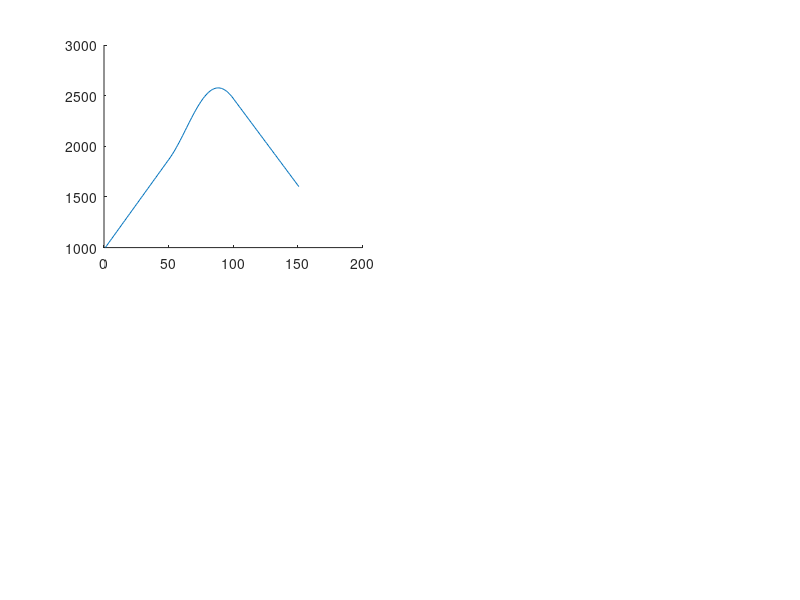

This chart was generated by the following MATLAB code: (Note: this script raises an error after producing the figure.)
clearvars; clc; 
close all;
%Loading the true data belonging to the target 
load("trueTarget.mat");

time_steps = length(trueTarget(1, :));
x_true = trueTarget(2, :);
y_true = trueTarget(3, :);

figure;
subplot(2,2,1);
plot(1:time_steps,x_true,LineWidth=1.5,Color="#A2142F");
title("True x-position of the Target vs. Time");
xlabel("k");
xticks(0:10:150);
ylabel("x position");
ylim([500,3000]);
legend("x position");
grid on;

subplot(2,2,3);
plot(1:time_steps,y_true,LineWidth=1.5,Color="#D95319");
title("True y-position of the Target vs. Time");

xlabel("k");
xticks(0:10:150);
ylabel("y position");
ylim([0,2500]);
grid on;
legend("y position");


subplot(2,2,[2,4]);
plot(x_true,y_true,LineWidth=1.5,Color="#77AC30");
title("True Target Trajectory");
ylabel("y position");
ylim([0,2500]);
xlabel("x-position");
xlim([500,3000]);
legend("True Target Trajectory");
grid on;

%sampling period
T=1;

% State transition matrix A
A = [eye(2),T*eye(2);
    zeros(2,2),eye(2)];

% Process Noise matrix B
B = [T^2/2*eye(2);
    T*eye(2)];

Q=eye(2);

noisy_measurements = zeros(2,time_steps);

sigma_x = 100;  % Standard deviation for x measurement noise 
mu_x = 0;       % Mean for x measurement noise 
sigma_y = 100;  % Standard deviation for y measurement noise 
mu_y = 0;       % Mean for y measurement noise 

R = diag([sigma_x^2,sigma_y^2]);

measurement_noise_mu = [mu_x; mu_y];

for k=1:time_steps
    noisy_measurements(:,k) = generate_measurements(trueTarget(2:3,k),measurement_noise_mu,R);
end

x_noisy = noisy_measurements(1,:);
y_noisy = noisy_measurements(2,:);

% Plot the True Trajectory and Noisy Measurements
figure;
plot(x_true, y_true, LineWidth=1.5, Color="#77AC30"); % True trajectory in green
hold on;
plot(x_noisy, y_noisy, 'r.'); % Noisy measurements in red dots
legend('True Trajectory', 'Noisy Measurements');
xlabel('x position');
ylabel('y position');
title('True Target Trajectory vs. Noisy Measurements');
grid on;

C = [eye(2),zeros(2)];
H = eye(2);

% Initial state mean
x0_bar = [1000; 1000; 0; 0];

% Initial state covariance P0
P0 = diag([100^2, 100^2, 10^2, 10^2]);

x0 = mvnrnd(x0_bar,P0)';

%Implement Kalman Filter
for k=1:time_steps
    if k==1
       estimated_states = zeros(4,time_steps);
       predicted_states = zeros(4,time_steps);
       predicted_measurements = zeros(2,time_steps);
       prev_state = x0_bar;
       estimated_covariance = P0;
    else
        prev_state = estimated_states(:,k-1);
    end
        prev_covariance = estimated_covariance;
        [predicted_state,predicted_covariance,predicted_measurement] = KF_prediction_update(prev_state,prev_covariance,A,B,C,Q);
        predicted_states(:,k) = predicted_state;
        predicted_measurements(:,k) = predicted_measurement;
        actual_measurement = noisy_measurements(:,k);
        [estimated_state,estimated_covariance] = KF_measurement_update(predicted_state,predicted_covariance,predicted_measurement,actual_measurement,C,H,R);
        estimated_states(:,k) = estimated_state;
end

figure;

plot(x_true,y_true,LineWidth=1.5,Color="#77AC30");
hold on;
plot(estimated_states(1,:),estimated_states(2,:),LineWidth=1.5,Color="#D95319")
title("True Target Trajectory vs. Conventional Kalman Filter");
ylabel("y position");
ylim([0,2500]);
xlabel("x-position");
xlim([500,3000]);
legend("True Target Trajectory","Conventional Kalman Filter");
grid on;

estimation_error = sqrt((x_true-estimated_states(1,:)).^2+(y_true-estimated_states(2,:)).^2);
prediction_error = sqrt((x_true-predicted_states(1,:)).^2+(y_true-predicted_states(2,:)).^2);

figure;
plot(1:time_steps,estimation_error,LineWidth=1.5,Color="#77AC30");
hold on;
plot(1:time_steps,prediction_error,LineWidth=1.5,Color="#D95319");
grid on;
legend("Estimation Error","Prediction Error");
xlabel("Time Steps");
ylabel("Position Error (m)");
title("Estimation Error and Prediction Error vs. Time Steps");

rms_estimation = sqrt(1/time_steps*(sum(estimation_error.^2)));
rms_prediction = sqrt(1/time_steps*(sum(prediction_error.^2)));

fprintf("Root Mean Square Error of Estimated Position: %0.5g \n",rms_estimation);
fprintf("Root Mean Square Error of Predicted Position: %0.5g \n",rms_prediction);

%increase R to 100*R.

R = 100*diag([sigma_x^2,sigma_y^2]);

%Implement Kalman Filter
for k=1:time_steps
    if k==1
       estimated_states = zeros(4,time_steps);
       predicted_states = zeros(4,time_steps);
       predicted_measurements = zeros(2,time_steps);
       prev_state = x0_bar;
       estimated_covariance = P0;
    else
        prev_state = estimated_states(:,k-1);
    end
        prev_covariance = estimated_covariance;
        [predicted_state,predicted_covariance,predicted_measurement] = KF_prediction_update(prev_state,prev_covariance,A,B,C,Q);
        predicted_states(:,k) = predicted_state;
        predicted_measurements(:,k) = predicted_measurement;
        actual_measurement = noisy_measurements(:,k);
        [estimated_state,estimated_covariance] = KF_measurement_update(predicted_state,predicted_covariance,predicted_measurement,actual_measurement,C,H,R);
        estimated_states(:,k) = estimated_state;
end

figure;
plot(x_true,y_true,LineWidth=1.5,Color="#77AC30");
hold on;
plot(estimated_states(1,:),estimated_states(2,:),LineWidth=1.5,Color="#D95319")
plot(x_noisy, y_noisy, 'r.'); % Noisy measurements in red dots
title("True Target Trajectory vs. Conventional Kalman Filter under Model Mismatch (100R)");
ylabel("y position");
ylim([0,2500]);
xlabel("x-position");
xlim([500,3000]);
legend("True Target Trajectory","Conventional Kalman Filter under Model Mismatch","Noisy Measurements");
grid on;

%Measurment Noise is much higher than it is supposed to be. The filter
%disregards the measurements and trusts its predictions more.

%decrease R to 1/100*R.
R = 1/100*diag([sigma_x^2,sigma_y^2]);

for k=1:time_steps
    if k==1
       estimated_states = zeros(4,time_steps);
       predicted_states = zeros(4,time_steps);
       predicted_measurements = zeros(2,time_steps);
       prev_state = x0_bar;
       estimated_covariance = P0;
    else
        prev_state = estimated_states(:,k-1);
    end
        prev_covariance = estimated_covariance;
        [predicted_state,predicted_covariance,predicted_measurement] = KF_prediction_update(prev_state,prev_covariance,A,B,C,Q);
        predicted_states(:,k) = predicted_state;
        predicted_measurements(:,k) = predicted_measurement;
        actual_measurement = noisy_measurements(:,k);
        [estimated_state,estimated_covariance] = KF_measurement_update(predicted_state,predicted_covariance,predicted_measurement,actual_measurement,C,H,R);
        estimated_states(:,k) = estimated_state;
end

figure;
plot(x_true,y_true,LineWidth=1.5,Color="#77AC30");
hold on;
plot(estimated_states(1,:),estimated_states(2,:),LineWidth=1.5,Color="#D95319")
plot(x_noisy, y_noisy, 'r.'); % Noisy measurements in red dots
title("True Target Trajectory vs. Conventional Kalman Filter under Model Mismatch (R/100)");
ylabel("y position");
ylim([0,2500]);
xlabel("x-position");
xlim([500,3000]);
legend("True Target Trajectory","Conventional Kalman Filter under Model Mismatch","Noisy Measurements");
grid on;

%Measurment Noise is much lower than it is supposed to be. The filter
%does not trust its predictions and cares too much about the measurements.

%increase Q to 100*Q. set R as initial value.

R = diag([sigma_x^2,sigma_y^2]);
Q=100*eye(2);

%Implement Kalman Filter
for k=1:time_steps
    if k==1
       estimated_states = zeros(4,time_steps);
       predicted_states = zeros(4,time_steps);
       predicted_measurements = zeros(2,time_steps);
       prev_state = x0_bar;
       estimated_covariance = P0;
    else
        prev_state = estimated_states(:,k-1);
    end
        prev_covariance = estimated_covariance;
        [predicted_state,predicted_covariance,predicted_measurement] = KF_prediction_update(prev_state,prev_covariance,A,B,C,Q);
        predicted_states(:,k) = predicted_state;
        predicted_measurements(:,k) = predicted_measurement;
        actual_measurement = noisy_measurements(:,k);
        [estimated_state,estimated_covariance] = KF_measurement_update(predicted_state,predicted_covariance,predicted_measurement,actual_measurement,C,H,R);
        estimated_states(:,k) = estimated_state;
end

figure;

plot(x_true,y_true,LineWidth=1.5,Color="#77AC30");
hold on;
plot(estimated_states(1,:),estimated_states(2,:),LineWidth=1.5,Color="#D95319")
plot(x_noisy, y_noisy, 'r.'); % Noisy measurements in red dots
title("True Target Trajectory vs. Conventional Kalman Filter under Model Mismatch (100Q)");
ylabel("y position");
ylim([0,2500]);
xlabel("x-position");
xlim([500,3000]);
legend("True Target Trajectory","Conventional Kalman Filter under Model Mismatch","Noisy Measurements");
grid on;

%Process Noise is much higher than it is supposed to be. The filter
%does not trust its predictions and cares too much about the measurements.



%decrease Q to 1/100*Q. set R as initial value.

R = diag([sigma_x^2,sigma_y^2]);
Q=1/100*eye(2);

%Implement Kalman Filter
for k=1:time_steps
    if k==1
       estimated_states = zeros(4,time_steps);
       predicted_states = zeros(4,time_steps);
       predicted_measurements = zeros(2,time_steps);
       prev_state = x0_bar;
       estimated_covariance = P0;
    else
        prev_state = estimated_states(:,k-1);
    end
        prev_covariance = estimated_covariance;
        [predicted_state,predicted_covariance,predicted_measurement] = KF_prediction_update(prev_state,prev_covariance,A,B,C,Q);
        predicted_states(:,k) = predicted_state;
        predicted_measurements(:,k) = predicted_measurement;
        actual_measurement = noisy_measurements(:,k);
        [estimated_state,estimated_covariance] = KF_measurement_update(predicted_state,predicted_covariance,predicted_measurement,actual_measurement,C,H,R);
        estimated_states(:,k) = estimated_state;
end

figure;

plot(x_true,y_true,LineWidth=1.5,Color="#77AC30");
hold on;
plot(estimated_states(1,:),estimated_states(2,:),LineWidth=1.5,Color="#D95319")
plot(x_noisy, y_noisy, 'r.'); % Noisy measurements in red dots
title("True Target Trajectory vs. Conventional Kalman Filter under Model Mismatch (Q/100)");
ylabel("y position");
ylim([0,2500]);
xlabel("x-position");
xlim([500,3000]);
legend("True Target Trajectory","Conventional Kalman Filter under Model Mismatch","Noisy Measurements");
grid on;
%Process Noise is much lower than it is supposed to be. The filter
%disregards the measurements and trusts its predictions more.

noisy_measurements = zeros(2,time_steps);

sigma_r = 100;
mu_r = 0;
sigma_theta = 5*pi/180;
mu_theta = 0;

R = diag([sigma_r^2,sigma_theta^2]);

measurement_noise_mu = [mu_r; mu_theta];

r_true = sqrt(trueTarget(2,:).^2+trueTarget(3,:).^2);
theta_true = atan2(trueTarget(3,:),trueTarget(2,:));



for k=1:time_steps
    noisy_measurements(:,k) = generate_measurements([r_true(k);theta_true(k)],measurement_noise_mu,R);
end

r_noisy = noisy_measurements(1,:);
theta_noisy = noisy_measurements(2,:);


figure;
subplot(2,2,1)
plot(1:time_steps, r_true, LineWidth=1.5, Color="#77AC30"); % True range in green
hold on;
plot(1:time_steps, r_noisy, 'r.'); % Noisy measurements in red dots
legend('True Target Range', 'Noisy Range');
xlabel('Time steps');
ylabel('Range (m)');
title('True Target Range vs. Noisy Range');
grid on;
hold off;

subplot(2,2,3)
plot(1:time_steps, theta_true, LineWidth=1.5, Color="#77AC30"); % True range in green
hold on;
plot(1:time_steps, theta_noisy, 'r.'); % Noisy measurements in red dots
legend('True Target Bearing', 'Noisy Bearing');
xlabel('Time steps');
ylabel('Bearing (degrees)');
title('True Target Bearing vs. Noisy Bearing');
grid on;
hold off;

subplot(2,2,[2,4]);

plot(x_true,y_true,LineWidth=1.5,Color="#77AC30");
hold on;
plot(r_noisy.*cos(theta_noisy),r_noisy.*sin(theta_noisy), 'r.');
title("True Target Trajectory vs. Noisy Target Trajectory");
ylabel("y position");
ylim([0,2500]);
xlabel("x-position");
xlim([500,3000]);
legend("True Target Trajectory","Noisy Target Trajectory");
grid on;


h = @(x)[sqrt(x(1,:).^2+x(2,:).^2);atan2(x(2,:),x(1,:))]; 


R = diag([sigma_r^2,sigma_theta^2]);
Q=eye(2);


% EKF Implementation
for k=1:time_steps
    if k==1
       estimated_states = zeros(4,time_steps);
       predicted_states = zeros(4,time_steps);
       predicted_measurements = zeros(2,time_steps);
       prev_state = x0_bar;
       estimated_covariance = P0;
    else
        prev_state = estimated_states(:,k-1);
    end
        prev_covariance = estimated_covariance;
        [predicted_state,predicted_covariance,predicted_measurement] = EKF_prediction_update(prev_state,prev_covariance,A,B,h,Q);
        predicted_states(:,k) = predicted_state;
        predicted_measurements(:,k) = predicted_measurement;

        actual_measurement = noisy_measurements(:,k);
        [estimated_state,estimated_covariance] = EKF_measurement_update(predicted_state,predicted_covariance,predicted_measurement,actual_measurement,h,R);
        estimated_states(:,k) = estimated_state;
end


figure;
plot(x_true,y_true,LineWidth=1.5,Color="#77AC30");
hold on;
plot(estimated_states(1,:),estimated_states(2,:),LineWidth=1.5,Color="#D95319")
title("True Target Trajectory vs. Extended Kalman Filter");
ylabel("y position");
ylim([0,2500]);
xlabel("x-position");
xlim([500,3000]);
legend("True Target Trajectory","Extended Kalman Filter");
grid on;

estimation_error = sqrt((x_true-estimated_states(1,:)).^2+(y_true-estimated_states(2,:)).^2);


rms_estimation = sqrt(1/time_steps*(sum(estimation_error.^2)));


fprintf("Root Mean Square Error of Estimated Position in EKF: %0.5g \n",rms_estimation);


%IEKF Implementation 
for k=1:time_steps
    if k==1
       estimated_states = zeros(4,time_steps);
       predicted_states = zeros(4,time_steps);
       predicted_measurements = zeros(2,time_steps);
       prev_state = x0_bar;
       estimated_covariance = P0;
    else
        prev_state = estimated_states(:,k-1);
    end
        prev_covariance = estimated_covariance;
        [predicted_state,predicted_covariance,predicted_measurement] = EKF_prediction_update(prev_state,prev_covariance,A,B,h,Q);
        predicted_states(:,k) = predicted_state;
        predicted_measurements(:,k) = predicted_measurement;
        
        actual_measurement = noisy_measurements(:,k);
        for j = 1:10
        if j == 1 
            jacobian_location = predicted_state;
        else
            jacobian_location = estimated_state;
        end
        [estimated_state,estimated_covariance] = IEKF_measurement_update(predicted_state,predicted_covariance,predicted_measurement,actual_measurement,h,R,jacobian_location);
        end 
        estimated_states(:,k) = estimated_state;
end

figure;
plot(x_true,y_true,LineWidth=1.5,Color="#77AC30");
hold on;
plot(estimated_states(1,:),estimated_states(2,:),LineWidth=1.5,Color="#D95319")
title("True Target Trajectory vs. Iterated Extended Kalman Filter");
ylabel("y position");
ylim([0,2500]);
xlabel("x-position");
xlim([500,3000]);
legend("True Target Trajectory","Iterated Extended Kalman Filter");
grid on;

estimation_error = sqrt((x_true-estimated_states(1,:)).^2+(y_true-estimated_states(2,:)).^2);


rms_estimation = sqrt(1/time_steps*(sum(estimation_error.^2)));


fprintf("Root Mean Square Error of Estimated Position in IEKF: %0.5g \n",rms_estimation);

%UKF Implementation
for k=1:time_steps
    if k==1
       estimated_states = zeros(4,time_steps);
       predicted_states = zeros(4,time_steps);
       predicted_measurements = zeros(2,time_steps);
       prev_state = x0_bar;
       estimated_covariance = P0;
    else
        prev_state = estimated_states(:,k-1);
    end
        prev_covariance = estimated_covariance;
        [predicted_state,predicted_covariance,predicted_measurement] = EKF_prediction_update(prev_state,prev_covariance,A,B,h,Q);
        predicted_states(:,k) = predicted_state;
        predicted_measurements(:,k) = predicted_measurement;
        
        actual_measurement = noisy_measurements(:,k);

        sigma_points = generate_sigma_points(predicted_state,predicted_covariance);
        transformed_sigma_points = h(sigma_points);
        W = calculate_UT_weights(length(predicted_state));
        [estimated_state,estimated_covariance] = UKF_measurement_update(sigma_points,transformed_sigma_points,W,W,R,actual_measurement,predicted_state,predicted_covariance);
        estimated_states(:,k) = estimated_state;
end

figure;
plot(x_true,y_true,LineWidth=1.5,Color="#77AC30");
hold on;
plot(estimated_states(1,:),estimated_states(2,:),LineWidth=1.5,Color="#D95319")
title("True Target Trajectory vs. Unscented Kalman Filter");
ylabel("y position");
ylim([0,2500]);
xlabel("x-position");
xlim([500,3000]);
legend("True Target Trajectory","Unscented Kalman Filter");
grid on;

estimation_error = sqrt((x_true-estimated_states(1,:)).^2+(y_true-estimated_states(2,:)).^2);


rms_estimation = sqrt(1/time_steps*(sum(estimation_error.^2)));


fprintf("Root Mean Square Error of Estimated Position in UKF: %0.5g \n",rms_estimation);
